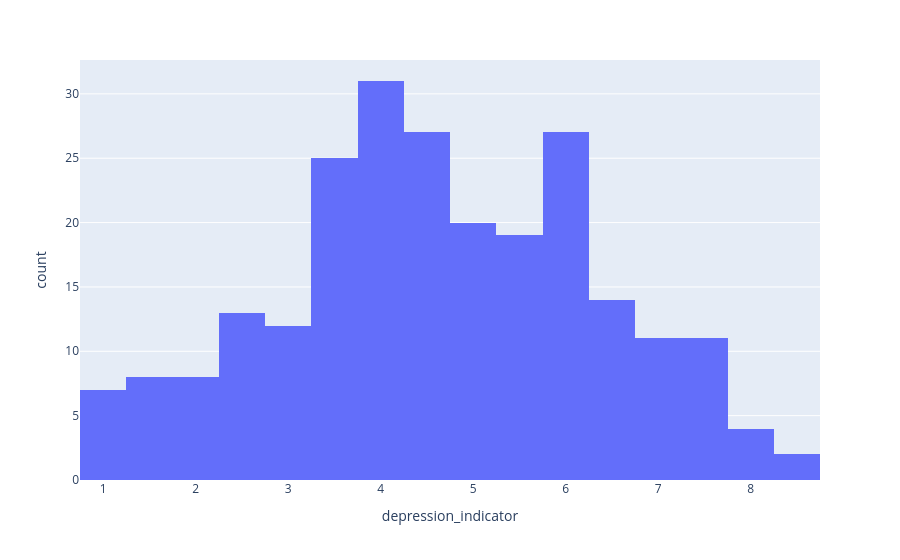

The code cell stored with this chart in its notebook:
### Code cell
# Distribuição depression_indicator
px.histogram(df, x='depression_indicator')

### Figure 1 — Plotly figure (JSON) as saved in the notebook; plotly's stock layout.template omitted (floating-point values rounded to 4 significant figures; data arrays with more than 128 entries replaced by an {"elided": "..."} marker saying what was removed)
{"data": [{"bingroup": "x", "hovertemplate": "depression_indicator=%{x}<br>count=%{y}<extra></extra>", "legendgroup": "", "marker": {"color": "#636efa", "pattern": {"shape": ""}}, "name": "", "orientation": "v", "showlegend": false, "type": "histogram", "x": {"elided": "250 float values"}, "xaxis": "x", "yaxis": "y"}], "layout": {"barmode": "relative", "legend": {"tracegroupgap": 0}, "margin": {"t": 60}, "xaxis": {"anchor": "y", "domain": [0, 1], "title": {"text": "depression_indicator"}}, "yaxis": {"anchor": "x", "domain": [0, 1], "title": {"text": "count"}}}}
